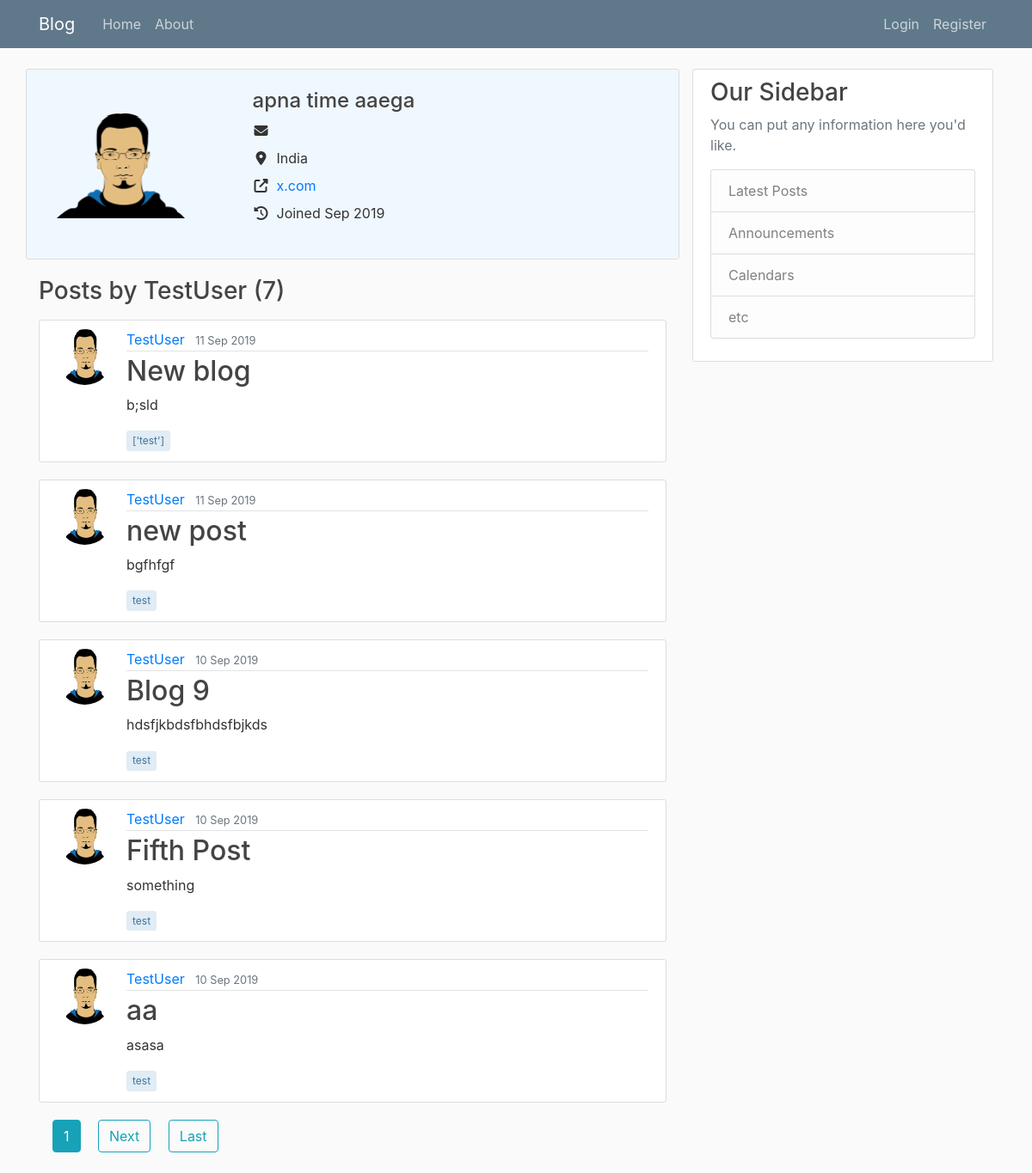
Screenshot of /blog/user/TestUser with the database file from the repository.
### Users/models.py (models this page shows, shortened)
class Profile(models.Model):
    user = models.OneToOneField(User, on_delete=models.CASCADE)
    bio = models.CharField(null=True, max_length=140, blank=True)
    image = models.ImageField(default='default.jpg', upload_to='profile_pics', blank=True)
    public = models.BooleanField(default=False)
    website = models.CharField(null=True, blank=True, max_length=80)
    location = models.CharField(null=True, max_length=200, blank=True)
    join_date = models.DateTimeField(auto_now_add=True)
    def __str__(self):
        return f'{self.user.username} Profile'

### Blog/models.py (models this page shows, shortened)
class Post(models.Model):
    title = models.CharField(max_length=80, unique=True)
    slug = models.SlugField(default='', max_length=80)
    content = models.TextField()
    tags = models.CharField(max_length=80, blank=True)
    date_posted = models.DateTimeField(default=timezone.now)
    last_updated = models.DateTimeField(auto_now=True)
    author = models.ForeignKey(User, null=True, on_delete=models.SET_NULL)
    publish = models.BooleanField(default=False)

### Blog/views.py (the view)
# urls.py: path('user/<str:username>', UserPostListView.as_view(), name='user-posts'),
class UserPostListView(ListView):
    template_name = 'Blog/user_posts.html'   # <app>/<model>_<viewtype>.html
    context_object_name = 'posts'
    queryset = Post.objects.filter(publish=True)
    paginate_by = 5
    def get_queryset(self):
        user = get_object_or_404(User, username=self.kwargs.get('username'))
        return Post.objects.filter(author=user).order_by('-date_posted')
    def get_context_data(self, **kwargs):
        context = super(UserPostListView, self).get_context_data(**kwargs)
        context['profile'] = get_object_or_404(Profile,
                                                user=get_object_or_404(
                                                    User,
                                                    username=self.kwargs.get('username')
                                                    ))
        return context

### Blog/templates/Blog/user_posts.html (shortened to what this page needs)
{% extends "Blog/base.html" %}
{% block content %}
<div class="row {{profile}} content-section mt-0">
    <div class="avatar col-xs-12 col-md-3 pr-3">
        <img class="user-img" src="{{ profile.image.url }}" alt="{{user.name}}">
    </div>
    <div class="profile-info col-xs-12 col-md-9 mt-1 pr-3">
        <ul class="list-unstyled ml-5 pr-3">
            <h4 class="user-bio mb-2">
                {{ profile.bio }}
            </h4>
            {% if profile.public %}
            <li class="user-email mt-2">
                <span><i class="fa fa-envelope fa-fw mr-2"></i>{{ user.email }}</span>
            </li>
            {% endif %}
            {% if profile.location %}
            <li class="user-location mt-2">
                <span><i class="fa fa-map-marker-alt fa-fw mr-2"></i>{{ profile.location }}</span>
            </li>
            {% endif %}
            {% if profile.website %}
            <li class="user-website mt-2">
                <span>
                    <i class="fa fa-external-link-alt fa-fw mr-2"></i><a href="{{profile.website}}" target="_blank">{{ profile.website }}</a>
                </span>
            </li>
            {% endif %}
            <li class="user-join-date mt-2">
            <span>
                <i class="fa fa-history fa-fw mr-2"></i>Joined {{ profile.join_date|date:"M Y" }}<li>
            </span>
        </ul>
    </div>
</div>
<h3 class="mb-3">Posts by {{ view.kwargs.username }} ({{ page_obj.paginator.count }})</h3>
{% for post in posts %}
<article class="media content-section">
    <img class="rounded-circle article-img" src="{{ post.author.profile.image.url }}">
    <div class="media-body">
        <div class="article-metadata">
            <a class="mr-2" href="{% url 'Blog:user-posts' post.author.username %}">{{ post.author }}</a>
            <small class="text-muted">{{ post.date_posted|date:"j M Y" }}</small>
        </div>
        <h2><a class="article-title" href="{% url 'Blog:post-detail' post.slug %}">{{ post.title }}</a></h2>
        <p class="article-content">{{ post.content }}</p>
        <p class="article-tags">{{ post.tags }}</p>
    </div>
</article>
{% endfor %} {% if is_paginated %}  {% for num in page_obj.paginator.page_range %} {% if page_obj.number == num %}
<a class="btn btn-info ml-3 mb-4" href="?page={{num}}">{{num}}</a> {% elif num > obj.page_obj.number|add:'-3' and num > obj.page_obj.number|add:'3' %}
<a class="btn btn-outline-info ml-3 mb-4" href="?page={{num}}">{{num}}</a> {% endif %} {% endfor %} {% if page_obj.has_next %}
<a class="btn btn-outline-info ml-3 mb-4" href="?page={{ page_obj.next_page_number }}">Next</a>
<a class="btn btn-outline-info ml-3 mb-4" href="?page={{ page_obj.paginator.num_pages }}">Last</a> {% endif %} {% endif %} {% endblock content %}

### Blog/static/Blog/main.css (style rules this page uses)
body { background: #fafafa; color: #333333; margin-top: 5rem; }
h1, h2, h3, h4, h5, h6 { color: #444444; }
ul { margin: 0; }
.content-section { background: #ffffff; padding: 10px 20px; border: 1px solid #dddddd; border-radius: 3px; margin-bottom: 20px; }
.article-title { color: #444444; }
.article-content { white-space: pre-line; }
.article-img { height: 65px; width: 65px; margin-right: 16px; }
.article-metadata { padding-bottom: 1px; margin-bottom: 4px; border-bottom: 1px solid #e3e3e3 }
.article-tags { display: inline-block; padding: .4em .5em; margin: 2px 2px 2px 0; font-size: 12px; line-height: 1; white-space: nowrap; text-decoration: none; text-align: center; border-width: 1px; border-style: solid; border-radius: 3px; transition: all .15s ease-in-out; color: #39739d; background-color: #E1ECF4; border-color: #E1ECF4; }
.Profile { background-color: aliceblue; }
.profile-info { display: flex; flex-direction: column; }
.avatar { max-width: 200px; max-height: 200px; line-height: 200px; text-align: center; }
.avatar img { max-height: 100%; max-width: 100%; }

### rows the page displays
Profile: image (picture), bio "apna time aaega", location "India", website "x.com", join_date "Sep 2019"
Post: author.profile.image (picture), author "TestUser", date_posted "11 Sep 2019", title "New blog", content "b;sld", tags "['test']"
Post: author.profile.image (picture), author "TestUser", date_posted "11 Sep 2019", title "new post", content "bgfhfgf", tags "test"
Post: author.profile.image (picture), author "TestUser", date_posted "10 Sep 2019", title "Blog 9", content "hdsfjkbdsfbhdsfbjkds", tags "test"
Post: author.profile.image (picture), author "TestUser", date_posted "10 Sep 2019", title "Fifth Post", content "something", tags "test"
Post: author.profile.image (picture), author "TestUser", date_posted "10 Sep 2019", title "aa", content "asasa", tags "test"

### other values shown
{{ view.kwargs.username }} "TestUser"
{{ page_obj.paginator.count }} "7"
{{ num }} "1"
